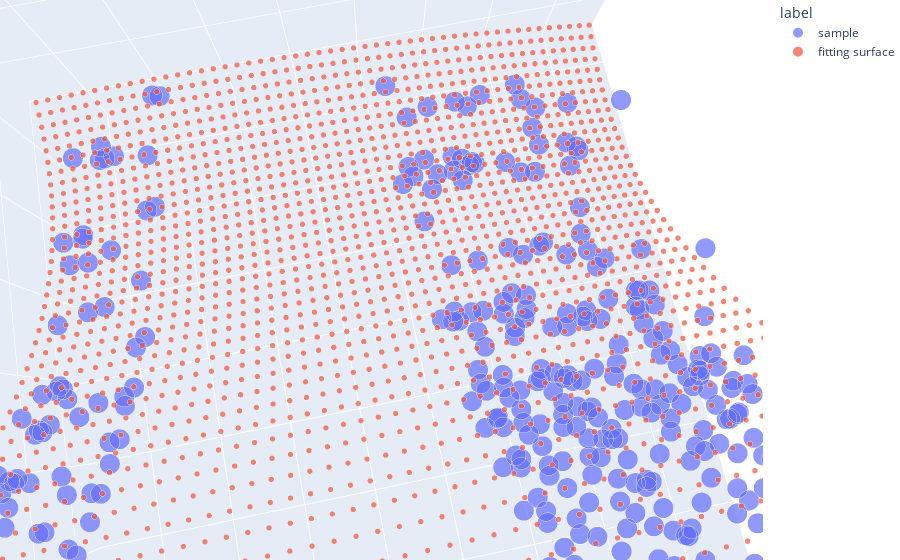

Source (notebook cell):
### Code cell
%%time
# 1. f(Tr, cell gap) |-> Vop
x = test_fitting.rt_df[['Tr', 'Cell Gap']].to_numpy()
y = test_fitting.rt_df['Vop'].to_numpy()

labels = {
    'title': f"$R^2 = {test_fitting.r2['f(Tr, Cell Gap) |-> Vop']:.2f}$",
    'xlabel': 'Tr',
    'ylabel': 'Cell Gap',
    'zlabel': 'Vop'
}
ax = aux_plot(x, y, test_fitting.voltage_model, labels, 'plotly')

ax.show()

### Figure 1 — Plotly figure (JSON) as saved in the notebook; plotly's stock layout.template omitted (floating-point values rounded to 4 significant figures; data arrays with more than 128 entries replaced by an {"elided": "..."} marker saying what was removed)
{"data": [{"hovertemplate": "label=sample<br>Tr=%{x}<br>Cell Gap=%{y}<br>Vop=%{z}<br>size=%{marker.size}<extra></extra>", "legendgroup": "sample", "marker": {"color": "#636efa", "size": {"elided": "576 float values"}, "sizemode": "area", "sizeref": 0.00625, "symbol": "circle"}, "mode": "markers", "name": "sample", "scene": "scene", "showlegend": true, "type": "scatter3d", "x": {"elided": "576 float values"}, "y": {"elided": "576 float values"}, "z": {"elided": "576 float values"}}, {"hovertemplate": "label=fitting surface<br>Tr=%{x}<br>Cell Gap=%{y}<br>Vop=%{z}<br>size=%{marker.size}<extra></extra>", "legendgroup": "fitting surface", "marker": {"color": "#EF553B", "size": {"elided": "2500 float values"}, "sizemode": "area", "sizeref": 0.00625, "symbol": "circle"}, "mode": "markers", "name": "fitting surface", "scene": "scene", "showlegend": true, "type": "scatter3d", "x": {"elided": "2500 float values"}, "y": {"elided": "2500 float values"}, "z": {"elided": "2500 float values"}}], "layout": {"autosize": true, "legend": {"itemsizing": "constant", "title": {"text": "label"}, "tracegroupgap": 0}, "margin": {"b": 0, "l": 0, "r": 0, "t": 0}, "scene": {"aspectmode": "auto", "aspectratio": {"x": 1, "y": 1, "z": 1}, "camera": {"center": {"x": 0, "y": 0, "z": 0}, "eye": {"x": -0.1289, "y": 0.02607, "z": 0.6337}, "projection": {"type": "perspective"}, "up": {"x": 0, "y": 0, "z": 1}}, "domain": {"x": [0, 1], "y": [0, 1]}, "xaxis": {"title": {"text": "Tr"}, "type": "linear"}, "yaxis": {"title": {"text": "Cell Gap"}, "type": "linear"}, "zaxis": {"title": {"text": "Vop"}, "type": "linear"}}}}
